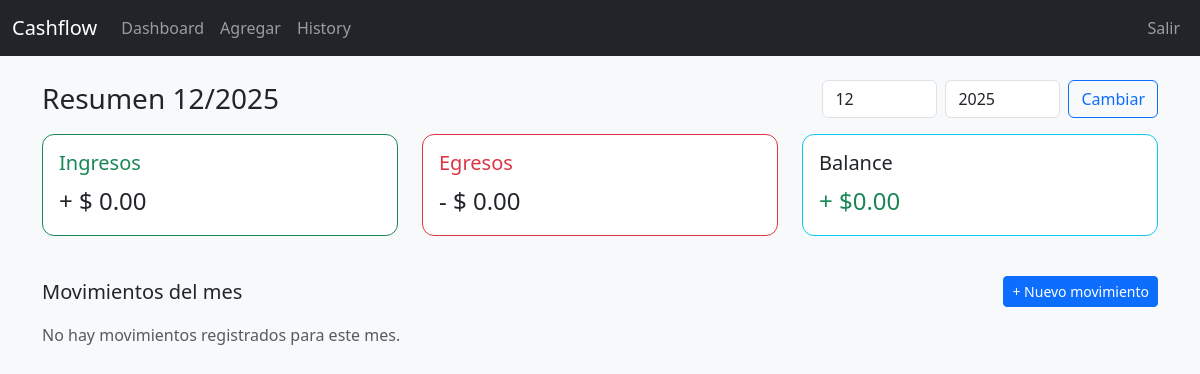
Page / (signed in) on the earlier database version.
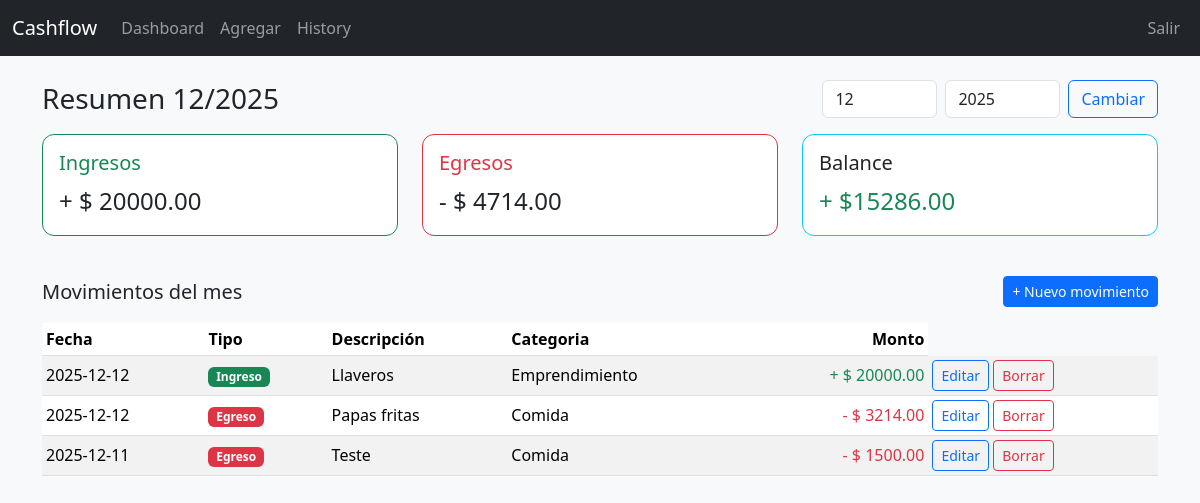
Same page on the later database version.
### tables this page shows
CREATE TABLE transactions (
    id INTEGER PRIMARY KEY AUTOINCREMENT,
    user_id INTEGER NOT NULL,
    category_id INTEGER NOT NULL,
    amount REAL NOT NULL,
    type TEXT NOT NULL CHECK (type IN ('income', 'expense')),
    description TEXT,
    date TEXT NOT NULL,
    created_at TEXT DEFAULT CURRENT_TIMESTAMP,
    FOREIGN KEY (user_id) REFERENCES users(id),
    FOREIGN KEY (category_id) REFERENCES categories(id)
);

CREATE TABLE categories (
    id INTEGER PRIMARY KEY AUTOINCREMENT,
    user_id INTEGER NOT NULL,
    name TEXT NOT NULL,
    UNIQUE (user_id, name),
    FOREIGN KEY (user_id) REFERENCES users(id)
);

### views.py (the view)
@views_bp.route("/")
def index():
    db = get_db()
    user_id = session.get("user_id")
    if not user_id:
        return redirect("/login")
    from datetime import datetime
    today = datetime.today()
    year = int(request.args.get("year") or today.year)
    month = int(request.args.get("month") or today.month)
    rows = db.execute(
    """
    SELECT
        t.id,
        t.amount,
        t.type,
        t.description,
        t.date,
        c.name AS category
    FROM transactions t
    JOIN categories c
      ON t.category_id = c.id
    WHERE t.user_id = ?
      AND strftime('%Y', t.date) = ?
      AND strftime('%m', t.date) = ?
    ORDER BY t.date DESC, t.id DESC
    """,
    (user_id, f"{year:04d}", f"{month:02d}"),
).fetchall()
    total_income = sum(r["amount"] for r in rows if r["type"] == "income")
    total_expense = sum(r["amount"] for r in rows if r["type"] == "expense")
    balance = total_income - total_expense
    return render_template(
        "index.html",
        rows=rows,
        total_income=total_income,
        total_expense=total_expense,
        balance=balance,
        year=year,
        month=month,
    )

### db.py (called while the page is built)
def get_db():
    if "db" not in g:
        conn = sqlite3.connect(DATABASE)
        conn.row_factory = sqlite3.Row
        g.db = conn
    return g.db

### templates/index.html (shortened to what this page needs)
{% extends "layout.html" %}
{% block content %}
<div class="d-flex justify-content-between align-items-center mb-3">
  <h1 class="h3 mb-0">Resumen {{ month }}/{{ year }}</h1>
  <form class="d-flex" method="get" action="{{ url_for('views.index') }}">
    <input class="form-control me-2" type="number" name="month" min="1" max="12" placeholder="Mes" value="{{ month }}">
    <input class="form-control me-2" type="number" name="year" min="2000" max="2100" placeholder="Año"
      value="{{ year }}">
    <button class="btn btn-outline-primary" type="submit">Cambiar</button>
  </form>
</div>
<div class="row mb-4">
  <div class="col-md-4 mb-3">
    <div class="card border-success">
      <div class="card-body">
        <h5 class="card-title text-success">Ingresos</h5>
        <p class="card-text fs-4">+ $ {{ "%.2f"|format(total_income) }}</p>
      </div>
    </div>
  </div>
  <div class="col-md-4 mb-3">
    <div class="card border-danger">
      <div class="card-body">
        <h5 class="card-title text-danger">Egresos</h5>
        <p class="card-text fs-4">- $ {{ "%.2f"|format(total_expense) }}</p>
      </div>
    </div>
  </div>
  <div class="col-md-4 mb-3">
    <div class="card border-info">
      <div class="card-body">
        <h5 class="card-title">Balance</h5>
        {% set balance_class = "text-success" if balance >= 0 else "text-danger" %}
        <p class="card-text fs-4 {{ balance_class }}">
          {{ "+ $" if balance >= 0 else "- $" }}{{ "%.2f"|format(balance|abs) }}
        </p>
      </div>
    </div>
  </div>
</div>
<div class="d-flex justify-content-between align-items-center mb-2">
  <h2 class="h5 mb-0">Movimientos del mes</h2>
  <a href="{{ url_for('views.add') }}" class="btn btn-primary btn-sm">+ Nuevo movimiento</a>
</div>
{% if rows %}
<div class="table-responsive">
  <table class="table table-striped table-sm align-middle mt-2">
    <thead>
      <tr>
        <th>Fecha</th>
        <th>Tipo</th>
        <th>Descripción</th>
        <th>Categoria</th>
        <th class="text-end">Monto</th>
      </tr>
    </thead>
    <tbody>
      {% for row in rows %}
      <tr>
        <td>{{ row["date"] }}</td>
        <td>
          {% if row["type"] == "income" %}
          <span class="badge bg-success">Ingreso</span>
          {% else %}
          <span class="badge bg-danger">Egreso</span>
          {% endif %}
        </td>
        <td>{{ row["description"] or "-" }}</td>
        <td>{{ row["category"] }}</td>
        <td class="text-end">
          {% if row["type"] == "income" %}
          <span class="text-success">+ $ {{ "%.2f"|format(row["amount"]) }}</span>
          {% else %}
          <span class="text-danger">- $ {{ "%.2f"|format(row["amount"]) }}</span>
          {% endif %}
        </td>
        <td>
          <a href="{{ url_for('views.edit_transaction', tx_id=row.id) }}" class="btn btn-sm btn-outline-primary">
            Editar
          </a>
          <form action="{{ url_for('views.delete_transaction', tx_id=row.id) }}" method="post" style="display:inline"
            onsubmit="return confirm('¿Seguro que querés borrar este movimiento?');">
            <button type="submit" class="btn btn-sm btn-outline-danger">
              Borrar
            </button>
          </form>
        </td>
      </tr>
      {% endfor %}
    </tbody>
  </table>
</div>
{% else %}
<p class="text-muted mt-3">No hay movimientos registrados para este mes.</p>
{% endif %}
{% endblock %}

### templates/layout.html (shortened to what this page needs)
<!DOCTYPE html>
<html lang="es">
<head>
  <link
    href="https://cdn.jsdelivr.net/npm/bootstrap@5.3.3/dist/css/bootstrap.min.css"
    rel="stylesheet"
  >
  <link rel="stylesheet" href="{{ url_for('static', filename='css/styles.css') }}">
</head>
<body class="bg-light">
<nav class="navbar navbar-expand-lg navbar-dark bg-dark mb-4">
  <div class="container-fluid">
    <a class="navbar-brand" href="{{ url_for('views.index') }}">Cashflow</a>
    <div class="collapse navbar-collapse" id="navbarNav">
      <ul class="navbar-nav me-auto">
        <li class="nav-item">
          <a class="nav-link" href="{{ url_for('views.index') }}">Dashboard</a>
        </li>
        <li class="nav-item">
          <a class="nav-link" href="{{ url_for('views.add') }}">Agregar</a>
        </li>
        <li class="nav-item">
         <a class="nav-link" href="{{ url_for('views.summary') }}">History</a>
        </li>
      </ul>
      <ul class="navbar-nav">
        {% if session.get("user_id") %}
          <li class="nav-item">
            <a class="nav-link" href="{{ url_for('auth.logout') }}">Salir</a>
          </li>
        {% else %}
          <li class="nav-item">
            <a class="nav-link" href="{{ url_for('auth.login') }}">Entrar</a>
          </li>
        {% endif %}
      </ul>
    </div>
  </div>
</nav>
<main class="container mb-5">
  {% block content %}{% endblock %}
</main>
</body>
</html>

### static/css/styles.css (style rules this page uses)
body { font-family: system-ui, -apple-system, BlinkMacSystemFont, "Segoe UI", sans-serif; }
.card { border-radius: 0.75rem; }

Differences in the rows shown:
added transactions: date "2025-12-12", type "Ingreso", description "Llaveros", category "Emprendimiento", amount "20000.00"
added transactions: date "2025-12-12", type "Egreso", description "Papas fritas", category "Comida", amount "3214.00"
added transactions: date "2025-12-11", type "Egreso", description "Teste", category "Comida", amount "1500.00"
Other differences:
{{ "%.2f"|format(total_income) }}: "0.00" → "20000.00"
{{ "%.2f"|format(total_expense) }}: "0.00" → "4714.00"
{{ "%.2f"|format(balance|abs) }}: "0.00" → "15286.00"
text no longer shown: "No hay movimientos registrados para este mes."
text now shown: "Fecha Tipo Descripción Categoria Monto"
